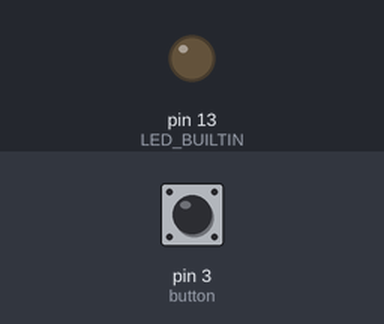
Recording of a sketch running on a simulated Arduino Uno, built with avr-gcc and run on an emulated ATmega328P. Shown: output pins drawn as LEDs (lit = HIGH). Dashed ring = blinking. Inputs (shaded band) come from the test bench; at power-on: pin 3 (button) LOW. What the sketch prints to the serial monitor is not drawn.

Above: at 1.2 s.
1.3 s: pin 3 (button) pulled HIGH for 1 s
At 1.68 s:
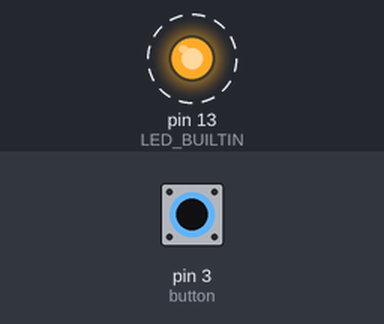
3.8 s: pin 3 (button) pulled HIGH for 0.15 s
At 4.6 s:
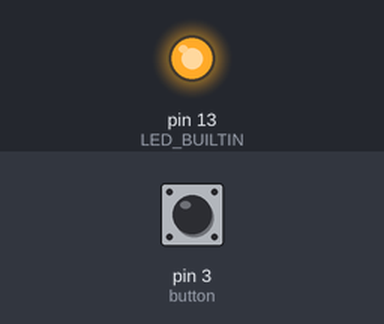
5.5 s: pin 3 (button) pulled HIGH for 3.2 s
At 9.3 s:
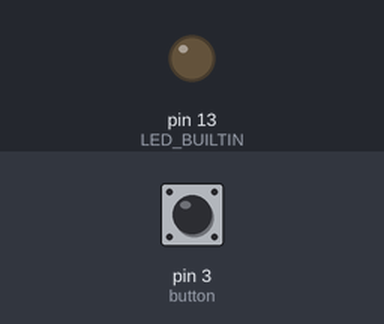
Timing chart, 0 to 10.8 s (numbered marks = the images above; inputs shaded):
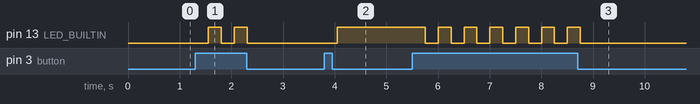

Measured:
- after the input at 1.3 s, pin 13 (LED_BUILTIN): alternates HIGH for 0.25 s and LOW for 0.25 s, 4 changes in all, then stays LOW, starting after 0.26 s
- after the input at 3.8 s, pin 13 (LED_BUILTIN): LOW → HIGH after 0.25 s
- after the input at 5.5 s, pin 13 (LED_BUILTIN): alternates HIGH for 0.25 s and LOW for 0.25 s, 13 changes in all, then stays LOW, starting after 0.25 s

The sketch:

toggle_button.ino
```cpp
int button=3;
int buttonState;
int status=false;
void setup()
{
  pinMode(LED_BUILTIN, OUTPUT);
  pinMode(button,INPUT);
  Serial.begin(9600);
}

void loop()
{
  buttonState=digitalRead(button);
  Serial.println(buttonState);
  if(buttonState==HIGH){
    status=!status;
    delay(250);
  }
  digitalWrite(LED_BUILTIN,status);
}
```
